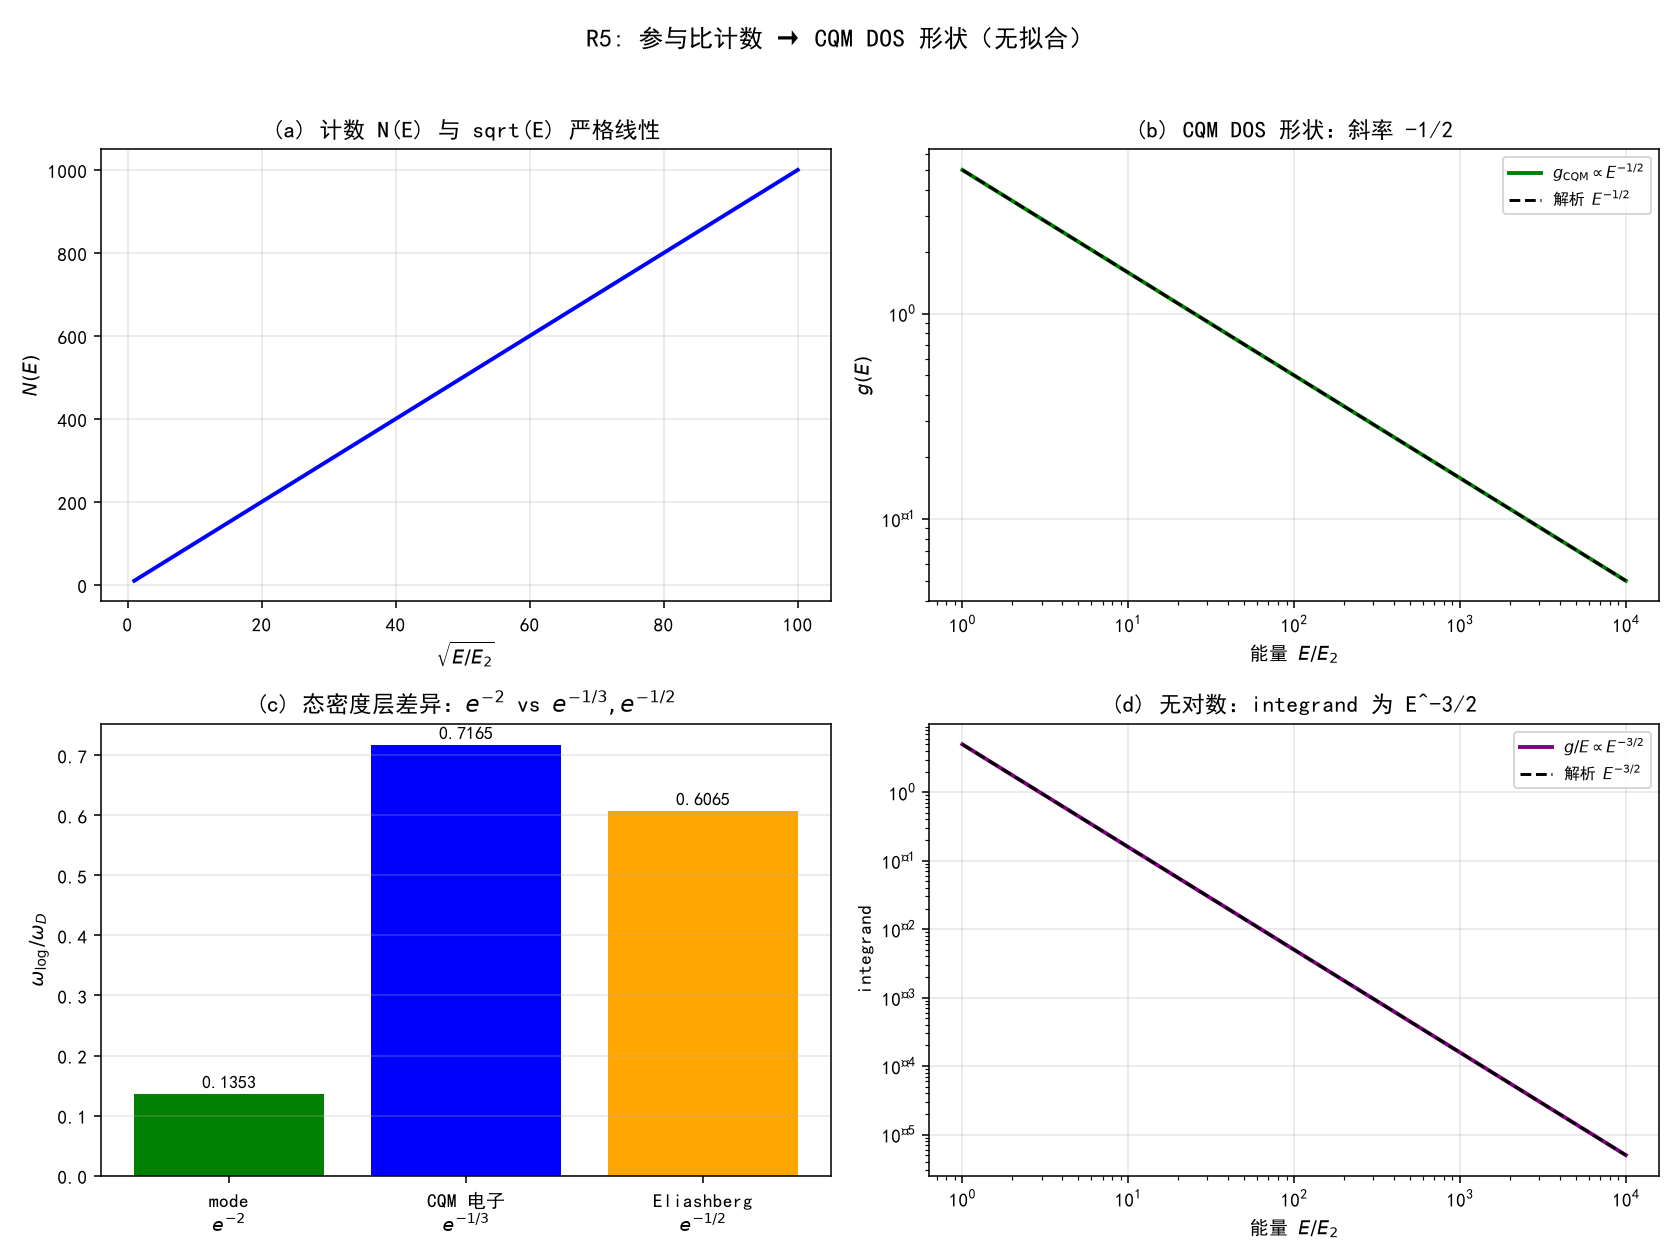

Here is the Python script that generated this plot:
# -*- coding: utf-8 -*-
"""
R5: CQM 态密度形状（参与比计数导出）——数值与图像检验。
只检验斜率/矩/收敛类型，不拟合。仅用 numpy + matplotlib。
运行：python "10 探索/超导第一性研究/04_计算验证/环14A_CQM态密度.py"
"""
import csv
import math
import os

import numpy as np
import matplotlib
matplotlib.use("Agg")
import matplotlib.pyplot as plt

plt.rcParams["font.sans-serif"] = ["SimHei", "Microsoft YaHei"]
plt.rcParams["axes.unicode_minus"] = False

HERE = os.path.dirname(os.path.abspath(__file__))
neff, E2, wD = 10.0, 1.0, 100.0  # 归一化（只检验形状）


def count(E):
    return neff * np.sqrt(np.asarray(E, dtype=float) / E2)


def dos(E):
    return neff / (2 * np.sqrt(E2 * np.asarray(E, dtype=float)))


def log_moment(w):
    """omega_log = w exp(-2)（积分比 ln w - 2）"""
    return w * math.exp(-2)


def assertions():
    out = {}
    # (a) N(E) 对 sqrt(E) 严格线性
    E = np.logspace(0, 4, 500)
    x = np.sqrt(E / E2)
    a, b = np.polyfit(x, count(E), 1)
    out["N_vs_sqrtE_slope"] = float(a)
    out["N_vs_sqrtE_slope_target"] = neff
    out["N_vs_sqrtE_intercept"] = float(b)

    # (b) g(E) ~ E^{-1/2}（双对数斜率 -1/2）
    lg = np.polyfit(np.log(E), np.log(dos(E)), 1)[0]
    out["dos_log_slope"] = float(lg)
    out["dos_log_slope_target"] = -0.5

    # (c) 对数矩比：e^{-5/3}、e^{-3/2}
    out["omega_log_mode"] = float(log_moment(wD))
    out["ratio_vs_CQM_moment"] = float(math.exp(-2) / math.exp(-1.0 / 3))
    out["ratio_vs_Eliash_moment"] = float(math.exp(-2) / math.exp(-0.5))
    out["target_e_minus_5thirds"] = float(math.exp(-5.0 / 3))
    out["target_e_minus_3halfs"] = float(math.exp(-1.5))

    # (d) Cooper integrand ~ E^{-3/2}；积分对下限的依赖是幂律 E^{-1/2} 而非 ln
    lgi = np.polyfit(np.log(E), np.log(dos(E) / E), 1)[0]
    out["cooper_integrand_slope"] = float(lgi)
    out["cooper_integrand_slope_target"] = -1.5
    Elo = np.array([1e-2, 1e-3, 1e-4, 1e-5])
    I = neff / math.sqrt(E2) * (Elo ** -0.5 - wD ** -0.5)
    # 对数依赖检验：I 随 ln(1/Elo) 非线性（幂律），增量比递增
    ratios = np.diff(I) / np.diff(np.log(1 / Elo))
    out["integral_growth_is_powerlaw"] = bool(np.all(np.diff(ratios) > 0))
    return out


def plots(a):
    fig, axes = plt.subplots(2, 2, figsize=(12, 9))

    E = np.logspace(0, 4, 400)

    # (a) 计数函数 vs sqrt(E)
    ax = axes[0, 0]
    ax.plot(np.sqrt(E / E2), count(E), "b-", lw=2)
    ax.set_xlabel(r"$\sqrt{E/E_2}$")
    ax.set_ylabel(r"$N(E)$")
    ax.set_title("(a) 计数 N(E) 与 sqrt(E) 严格线性")
    ax.grid(alpha=0.3)

    # (b) DOS ~ E^{-1/2}
    ax = axes[0, 1]
    ax.loglog(E, dos(E), "g-", lw=2, label=r"$g_{\rm CQM}\propto E^{-1/2}$")
    ax.loglog(E, neff / (2 * np.sqrt(E2)) * E**-0.5, "k--", lw=1.5, label=r"解析 $E^{-1/2}$")
    ax.set_xlabel(r"能量 $E/E_2$")
    ax.set_ylabel(r"$g(E)$")
    ax.set_title("(b) CQM DOS 形状：斜率 -1/2")
    ax.legend(fontsize=8)
    ax.grid(alpha=0.3)

    # (c) 三矩对比
    ax = axes[1, 0]
    labels = ["mode\n$e^{-2}$", "CQM 电子\n$e^{-1/3}$", "Eliashberg\n$e^{-1/2}$"]
    vals = [math.exp(-2), math.exp(-1 / 3), math.exp(-0.5)]
    ax.bar(labels, vals, color=["green", "blue", "orange"])
    for i, v in enumerate(vals):
        ax.text(i, v + 0.01, f"{v:.4f}", ha="center", fontsize=9)
    ax.set_ylabel(r"$\omega_{\log}/\omega_D$")
    ax.set_title(r"(c) 态密度层差异：$e^{-2}$ vs $e^{-1/3},e^{-1/2}$")
    ax.grid(alpha=0.3, axis="y")

    # (d) Cooper integrand ~ E^{-3/2} + 积分幂律依赖
    ax = axes[1, 1]
    ax.loglog(E, dos(E) / E, "purple", lw=2, label=r"$g/E\propto E^{-3/2}$")
    ax.loglog(E, neff / (2 * np.sqrt(E2)) * E**-1.5, "k--", lw=1.5, label=r"解析 $E^{-3/2}$")
    ax.set_xlabel(r"能量 $E/E_2$")
    ax.set_ylabel(r"integrand")
    ax.set_title("(d) 无对数：integrand 为 E^-3/2")
    ax.legend(fontsize=8)
    ax.grid(alpha=0.3)

    fig.suptitle("R5: 参与比计数 → CQM DOS 形状（无拟合）", fontsize=13)
    fig.tight_layout(rect=[0, 0, 1, 0.96])
    png = os.path.join(HERE, "环14A_CQM态密度.png")
    fig.savefig(png, dpi=140)
    plt.close(fig)
    return png


if __name__ == "__main__":
    a = assertions()
    print("=== R5 数值断言 ===")
    for k, v in a.items():
        print(f"{k:32s} = {v}")
    p = plots(a)
    path = os.path.join(HERE, "环14A_CQM态密度_断言.csv")
    with open(path, "w", newline="", encoding="utf-8-sig") as f:
        w = csv.writer(f)
        w.writerow(["assertion", "value"])
        for k, v in a.items():
            w.writerow([k, v])
    print(f"\n图像: {p}\n断言表: {path}")
